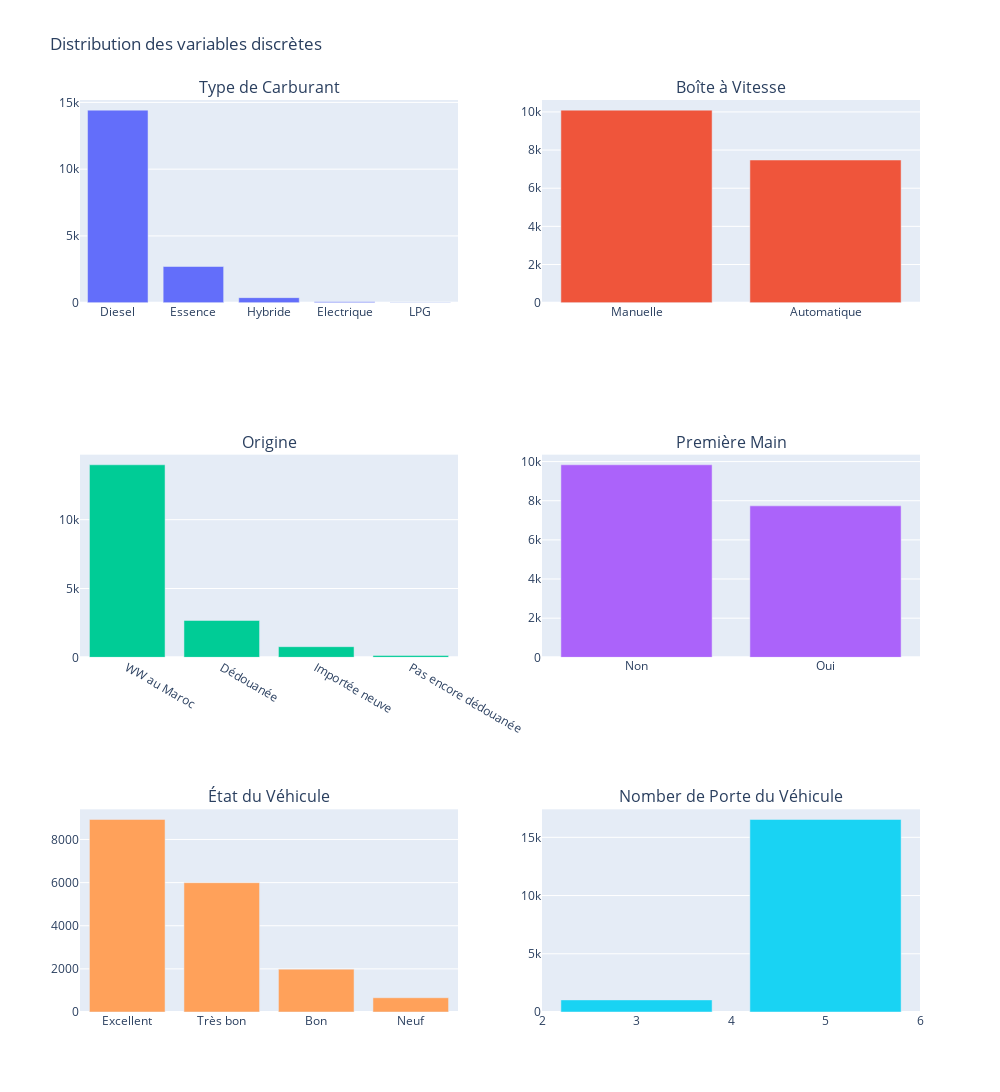

This figure's notebook cell:
### Code cell
import plotly.graph_objects as go
from plotly.subplots import make_subplots

# 🔹 Compter les valeurs de chaque variable discrète
count_carburant = df_eda['Carburant'].value_counts().reset_index()
count_carburant.columns = ['Carburant', 'count']

count_boitev = df_eda['BoiteàV'].value_counts().reset_index()
count_boitev.columns = ['BoiteàV', 'count']

count_origine = df_eda['Origine'].value_counts().reset_index()
count_origine.columns = ['Origine', 'count']

count_premiere_main = df_eda['Première main'].value_counts().reset_index()
count_premiere_main.columns = ['Première main', 'count']

count_etat = df_eda['Etat'].value_counts().reset_index()
count_etat.columns = ['Etat', 'count']

count_nbporte = df_eda['NBporte'].value_counts().reset_index()
count_nbporte.columns = ['NBporte', 'count']

# 🔹 Créer les sous-graphiques (subplot)
fig = make_subplots(
    rows=3, cols=2,
    subplot_titles=("Type de Carburant", "Boîte à Vitesse", 
                    "Origine", "Première Main", 
                    "État du Véhicule","Nomber de Porte du Véhicule")
)

# 🔹 Ajouter chaque graphique dans la figure
fig.add_trace(
    go.Bar(x=count_carburant['Carburant'], y=count_carburant['count'], name="Carburant"),
    row=1, col=1
)

fig.add_trace(
    go.Bar(x=count_boitev['BoiteàV'], y=count_boitev['count'], name="Boîte à Vitesse"),
    row=1, col=2
)

fig.add_trace(
    go.Bar(x=count_origine['Origine'], y=count_origine['count'], name="Origine"),
    row=2, col=1
)

fig.add_trace(
    go.Bar(x=count_premiere_main['Première main'], y=count_premiere_main['count'], name="Première main"),
    row=2, col=2
)

fig.add_trace(
    go.Bar(x=count_etat['Etat'], y=count_etat['count'], name="État"),
    row=3, col=1
)

fig.add_trace(
    go.Bar(x=count_nbporte['NBporte'], y=count_nbporte['count'], name="Nomber de Porte"),
    row=3, col=2
)

# 🔹 Mise en forme générale
fig.update_layout(
    height=1200, width=1000,
    title_text="Distribution des variables discrètes",
    showlegend=False
)

# 🔹 Affichage final
fig.show()

### Figure 1 — Plotly figure (JSON) as saved in the notebook; plotly's stock layout.template omitted (floating-point values rounded to 4 significant figures)
{"data": [{"name": "Carburant", "type": "bar", "x": ["Diesel", "Essence", "Hybride", "Electrique", "LPG"], "xaxis": "x", "y": [14421, 2709, 377, 61, 5], "yaxis": "y"}, {"name": "Boîte à Vitesse", "type": "bar", "x": ["Manuelle", "Automatique"], "xaxis": "x2", "y": [10094, 7479], "yaxis": "y2"}, {"name": "Origine", "type": "bar", "x": ["WW au Maroc", "Dédouanée", "Importée neuve", "Pas encore dédouanée"], "xaxis": "x3", "y": [13984, 2678, 774, 137], "yaxis": "y3"}, {"name": "Première main", "type": "bar", "x": ["Non", "Oui"], "xaxis": "x4", "y": [9835, 7738], "yaxis": "y4"}, {"name": "État", "type": "bar", "x": ["Excellent", "Très bon", "Bon", "Neuf"], "xaxis": "x5", "y": [8928, 5996, 1988, 661], "yaxis": "y5"}, {"name": "Nomber de Porte", "type": "bar", "x": [5, 3], "xaxis": "x6", "y": [16534, 1039], "yaxis": "y6"}], "layout": {"annotations": [{"font": {"size": 16}, "showarrow": false, "text": "Type de Carburant", "x": 0.225, "xanchor": "center", "xref": "paper", "y": 1, "yanchor": "bottom", "yref": "paper"}, {"font": {"size": 16}, "showarrow": false, "text": "Boîte à Vitesse", "x": 0.775, "xanchor": "center", "xref": "paper", "y": 1, "yanchor": "bottom", "yref": "paper"}, {"font": {"size": 16}, "showarrow": false, "text": "Origine", "x": 0.225, "xanchor": "center", "xref": "paper", "y": 0.6111, "yanchor": "bottom", "yref": "paper"}, {"font": {"size": 16}, "showarrow": false, "text": "Première Main", "x": 0.775, "xanchor": "center", "xref": "paper", "y": 0.6111, "yanchor": "bottom", "yref": "paper"}, {"font": {"size": 16}, "showarrow": false, "text": "État du Véhicule", "x": 0.225, "xanchor": "center", "xref": "paper", "y": 0.2222, "yanchor": "bottom", "yref": "paper"}, {"font": {"size": 16}, "showarrow": false, "text": "Nomber de Porte du Véhicule", "x": 0.775, "xanchor": "center", "xref": "paper", "y": 0.2222, "yanchor": "bottom", "yref": "paper"}], "height": 1200, "showlegend": false, "title": {"text": "Distribution des variables discrètes"}, "width": 1000, "xaxis": {"anchor": "y", "domain": [0, 0.45]}, "xaxis2": {"anchor": "y2", "domain": [0.55, 1]}, "xaxis3": {"anchor": "y3", "domain": [0, 0.45]}, "xaxis4": {"anchor": "y4", "domain": [0.55, 1]}, "xaxis5": {"anchor": "y5", "domain": [0, 0.45]}, "xaxis6": {"anchor": "y6", "domain": [0.55, 1]}, "yaxis": {"anchor": "x", "domain": [0.7778, 1]}, "yaxis2": {"anchor": "x2", "domain": [0.7778, 1]}, "yaxis3": {"anchor": "x3", "domain": [0.3889, 0.6111]}, "yaxis4": {"anchor": "x4", "domain": [0.3889, 0.6111]}, "yaxis5": {"anchor": "x5", "domain": [0, 0.2222]}, "yaxis6": {"anchor": "x6", "domain": [0, 0.2222]}}}
